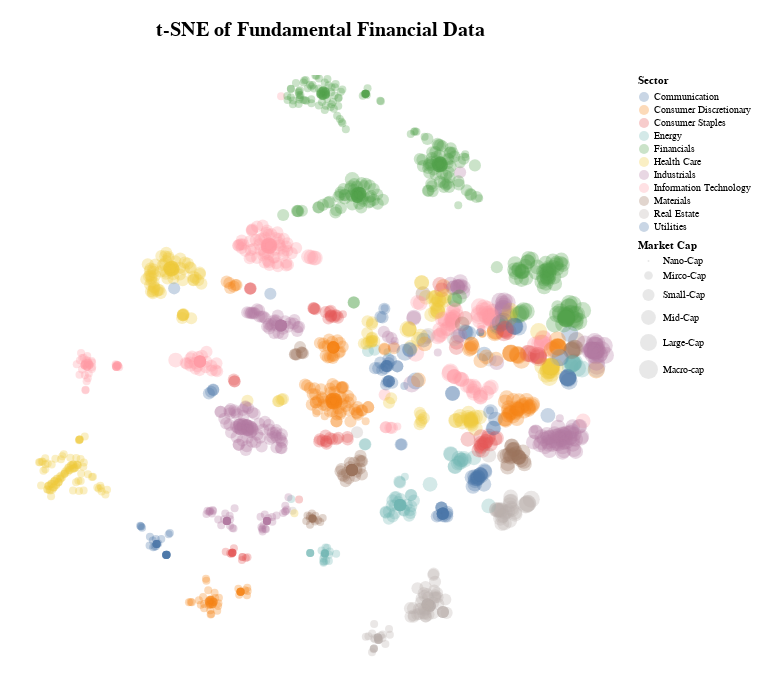

Notebook code cell kept with this figure:
### Markdown cell above
Alright, that should have run our raw data through the pipeline and output a dataframe that we would expect to be (1915 x 2). Let's check that and then we can plot the data to see what we have.

### Code cell
print(f"The tsne output dataframe has dimensions of {X_raw_tsne.shape}\n")

def plot_tsne(dataset, tsne_data, title = 't-SNE'):
    plot_df = pd.DataFrame({
        "tsne1": tsne_data[:, 0],
        "tsne2": tsne_data[:, 1],
        # optional metadata for color/tooltip:
        "Sector": dataset["Sector"].values,
        "Market Cap": dataset['Market Cap'].values,
    })
    
    market_cap_order = ['Nano-Cap','Mirco-Cap','Small-Cap','Mid-Cap','Large-Cap','Macro-cap']
    
    chart = (
        alt.Chart(plot_df, title = alt.TitleParams(text=title,fontSize=20,offset=35))
        .mark_circle(size=28, opacity=0.3)
        .encode(
            x=alt.X("tsne1:Q", title = '', axis = None),
            y=alt.Y("tsne2:Q", title = '', axis = None),
            color=alt.Color("Sector:N"), 
            size = alt.Size("Market Cap:N", scale=alt.Scale(domain=market_cap_order),sort=market_cap_order), 
            tooltip=["Sector:N", "Market Cap:N"]
        ).properties(width = 600, height = 600)
    )
    
    return chart

raw_chart = plot_tsne(X_raw, X_raw_tsne, title = 't-SNE of Fundamental Financial Data')
raw_chart.properties(padding = 20,width = 600, height = 600
        ).configure_view(stroke=None).interactive()

### Figure 1 — Vega-Lite specification as saved in the notebook (floating-point values rounded to 4 significant figures; data arrays with more than 128 entries replaced by an {"elided": "..."} marker saying what was removed)
{"config": {"view": {"continuousWidth": 300, "continuousHeight": 300, "stroke": null}}, "data": {"name": "data-db61339540d82da6d2074d735bb985b9"}, "mark": {"type": "circle", "opacity": 0.3, "size": 28}, "encoding": {"color": {"field": "Sector", "type": "nominal"}, "size": {"field": "Market Cap", "scale": {"domain": ["Nano-Cap", "Mirco-Cap", "Small-Cap", "Mid-Cap", "Large-Cap", "Macro-cap"]}, "sort": ["Nano-Cap", "Mirco-Cap", "Small-Cap", "Mid-Cap", "Large-Cap", "Macro-cap"], "type": "nominal"}, "tooltip": [{"field": "Sector", "type": "nominal"}, {"field": "Market Cap", "type": "nominal"}], "x": {"axis": null, "field": "tsne1", "title": "", "type": "quantitative"}, "y": {"axis": null, "field": "tsne2", "title": "", "type": "quantitative"}}, "height": 600, "padding": 20, "params": [{"name": "param_1", "select": {"type": "interval", "encodings": ["x", "y"]}, "bind": "scales"}], "title": {"text": "t-SNE of Fundamental Financial Data", "fontSize": 20, "offset": 35}, "width": 600, "$schema": "https://vega.github.io/schema/vega-lite/v5.20.1.json", "datasets": {"data-db61339540d82da6d2074d735bb985b9": {"elided": "1905 records"}}}
